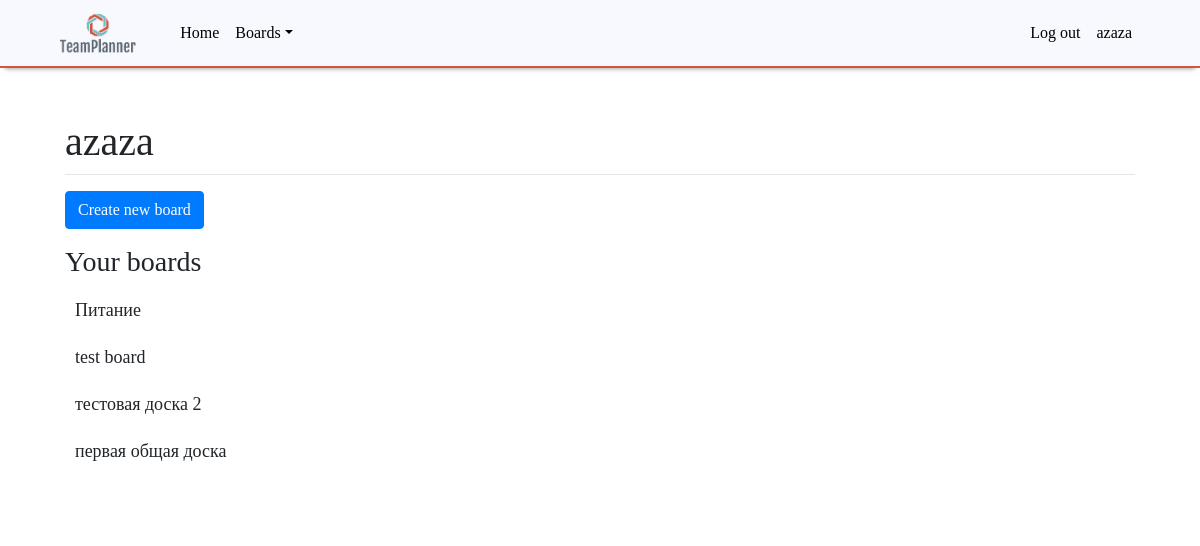
Screenshot of / (signed in) with the database file from the repository.
### mysite/apps/boards/models.py (models this page shows, shortened)
class Board(models.Model):
    users = models.ManyToManyField(User, related_name='boards')
    board_title = models.CharField('Name of title', max_length=200)
    pub_date = models.DateTimeField("Date of publication")
    class Meta:
        verbose_name = 'Доска'
        verbose_name_plural = 'Доски'

### mysite/apps/account_pages/views.py (the view)
# urls.py: path('', views.main, name='account_pages'),
def main(request):
    board_list = Board.objects.order_by('pub_date')
    column_list = Column.objects.all()
    return render(request, 'account_pages/home.html', {'board_list': board_list, 'column_list': column_list})

### mysite/templates/account_pages/home.html (shortened to what this page needs)
{% extends 'account_pages/base.html' %}
{% block content %}
    {% if user.is_authenticated %}
        <p>
            <a class="btn btn-primary" href="/boards/create_board">Create new board</a>
        </p>
        <h3>Your boards</h3>
        {% if user.boards %}
            {% for board in user.boards.all %}
                <a class="dropdown-item item-list" href="{% url 'boards:detail' board.id%}">{{board.board_title}}</a>
            {% endfor %}
        {% else %}
            <div class="alert alert-info">
                Not Found. Create your first board!
            </div>
        {% endif %}
        <br>
    {% endif %}
{% endblock %}

### mysite/templates/account_pages/base.html (shortened to what this page needs)
<!DOCTYPE html>
<html lang="en">
	<head>
		<link rel="stylesheet" href="https://stackpath.bootstrapcdn.com/bootstrap/4.3.1/css/bootstrap.min.css">
		{% load static %}
		<link rel="stylesheet" type="text/css" href="{% static 'css/main.css' %}">
		<link rel="stylesheet" href="https://cdnjs.cloudflare.com/ajax/libs/font-awesome/4.7.0/css/font-awesome.min.css">
	</head>
	<body>
		<header>
			<nav class="navbar navbar-expand-sm main-padding" id="menuheader">
				<a class="navbar-brand" href="#">
					<img src="{% static 'img/logo.png' %}" alt="Logo" class="logo">
				</a>
				<div class="collapse navbar-collapse" id="navbarNav">
					<ul class="navbar-nav mr-auto">
						<li class="nav-item">
							<a class="nav-link" href="/">Home</a>
						</li>
						{% if user.is_authenticated %}
							<li class="nav-item dropdown">
							<a class="nav-link dropdown-toggle" href="#" id="navbarDropBoards" data-toggle="dropdown">Boards</a>
						</li>
						{% endif %}
					</ul>
					<ul class="navbar-nav">
						{% if user.is_authenticated %}
								<li class="nav-item">
									<a class="nav-link" href="/logout">Log out</a>
								</li>
								<li class="nav-item">
									<a class="nav-link" href="/">{{user.username}}</a>
								</li>
						{% endif %}
					</ul>
				</div>
			</nav>
		</header>
		{% if not board %}
			<div class="container">
				<div id="content" name="content" class="main">
					{% if user.is_authenticated %}
						<h1 class="mt-2">{{user.username}}</h1>
						<hr class="mt-0">
					{% endif %}
					{% block content %}{% endblock %}
				</div>
			</div>
		{% else %}
			{% block board %}
			{% endblock %}
		{% endif %}
	</body>
</html>

### mysite/static/css/main.css (style rules this page uses)
body { background-size: cover; background: url('../img/back.jpg') no-repeat fixed; font-family: Fira Sans; }
.logo { height: 40px; margin-right: 20px }
header { margin-bottom: 20px; height: 70px; z-index: 10; position: relative; }
#content { background: white; border-radius: 5px; padding: 20px; }
#menuheader { font-family: OfficinaSans; padding-left: 60px; padding-right: 60px; border-bottom: 2px solid #D15641; box-shadow: 0 5px 5px -5px rgba(0, 0, 0, .5); opacity: 0.9; background: ghostwhite; position: fixed; width: 100%; top: 0; }
.main-padding { padding-left: 60px; padding-right: 60px; }
#menuheader .nav-link { color: black }
.item-list { font-size: 18px; padding: 10px }

### rows the page displays
Board: board_title "Питание"
Board: board_title "test board"
Board: board_title "тестовая доска 2"
Board: board_title "первая общая доска"

### other values shown
{{ user.username }} "azaza"
